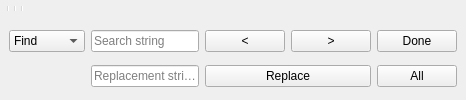
  <widget class="Dock" name="editorDock">
   <attribute name="dockWidgetArea">
    <number>1</number>
   </attribute>
   <widget class="QWidget" name="editorDockContents">
    <layout class="QVBoxLayout" name="verticalLayout">
     <property name="spacing">
      <number>0</number>
     </property>
     <property name="leftMargin">
      <number>0</number>
     </property>
     <property name="topMargin">
      <number>0</number>
     </property>
     <property name="rightMargin">
      <number>0</number>
     </property>
     <property name="bottomMargin">
      <number>0</number>
     </property>
     <item>
      <widget class="QToolBar" name="editortoolbar">
       <addaction name="fileActionNew"/>
       <addaction name="fileActionOpen"/>
       <addaction name="fileActionSave"/>
       <addaction name="separator"/>
       <addaction name="editActionUndo"/>
       <addaction name="editActionRedo"/>
       <addaction name="editActionUnindent"/>
       <addaction name="editActionIndent"/>
       <addaction name="separator"/>
       <addaction name="designActionPreview"/>
       <addaction name="designActionRender"/>
       <addaction name="separator"/>
       <addaction name="fileActionExportSTL"/>
      </widget>
     </item>
     <item>
      <widget class="QFrame" name="find_panel">
       <property name="enabled">
        <bool>true</bool>
       </property>
       <property name="sizePolicy">
        <sizepolicy hsizetype="Preferred" vsizetype="Minimum">
         <horstretch>0</horstretch>
         <verstretch>0</verstretch>
        </sizepolicy>
       </property>
       <property name="frameShape">
        <enum>QFrame::NoFrame</enum>
       </property>
       <property name="frameShadow">
        <enum>QFrame::Raised</enum>
       </property>
       <property name="lineWidth">
        <number>0</number>
       </property>
       <layout class="QGridLayout" name="gridLayout">
        <property name="topMargin">
         <number>0</number>
        </property>
        <property name="bottomMargin">
         <number>0</number>
        </property>
        <property name="verticalSpacing">
         <number>0</number>
        </property>
        <item row="0" column="0">
         <widget class="QComboBox" name="findTypeComboBox">
          <item>
           <property name="text">
            <string>Find</string>
           </property>
          </item>
          <item>
           <property name="text">
            <string>Replace</string>
           </property>
          </item>
         </widget>
        </item>
        <item row="0" column="1">
         <widget class="QLineEdit" name="findInputField">
          <property name="placeholderText">
           <string>Search string</string>
          </property>
         </widget>
        </item>
        <item row="0" column="2">
         <widget class="QPushButton" name="prevButton">
          <property name="text">
           <string>&lt;</string>
          </property>
         </widget>
        </item>
        <item row="0" column="3">
         <widget class="QPushButton" name="nextButton">
          <property name="text">
           <string>&gt;</string>
          </property>
         </widget>
        </item>
        <item row="0" column="4">
         <widget class="QPushButton" name="hideFindButton">
          <property name="text">
           <string>Done</string>
          </property>
         </widget>
        </item>
        <item row="1" column="1">
         <widget class="QLineEdit" name="replaceInputField">
          <property name="placeholderText">
           <string>Replacement string</string>
          </property>
         </widget>
        </item>
        <item row="1" column="2" colspan="2">
         <widget class="QPushButton" name="replaceButton">
          <property name="text">
           <string>Replace</string>
          </property>
         </widget>
        </item>
        <item row="1" column="4">
         <widget class="QPushButton" name="replaceAllButton">
          <property name="text">
           <string>All</string>
          </property>
         </widget>
        </item>
       </layout>
      </widget>
     </item>
    </layout>
   </widget>
   <addaction name="editActionRedo_2"/>
  </widget>
